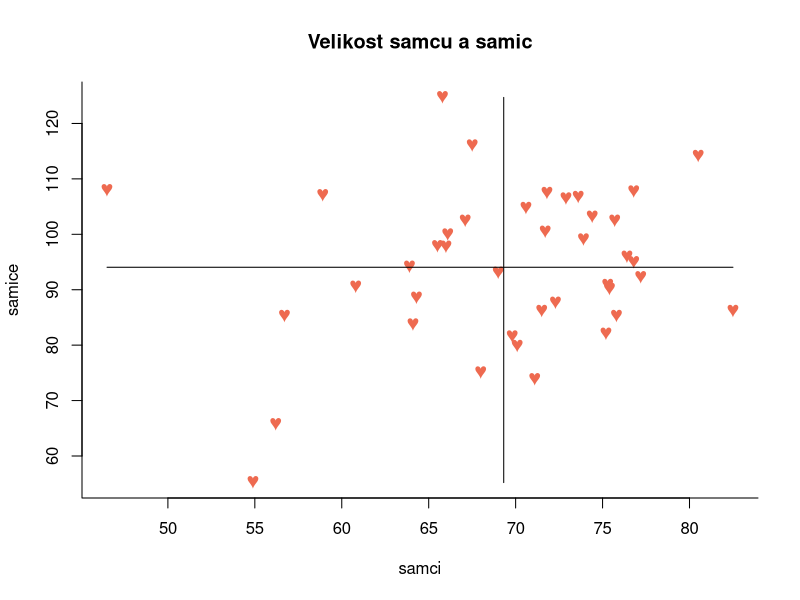

This figure's R source:
# KORELACE
#____________________________________________________________
set.seed(32)
# samci: n = 40, N(67mm, 10mm), s presnosti na 0.1mm
samci = round(rnorm(n = 40, mean = 67, sd = 10), 1)
# samice: n = 40, N(101mm, 17mm), s presnosti na 0.1mm
samice = round(rnorm(n = 40, mean = 101, sd = 17), 1)

# dochazi k asortativnimu parovani podle velikosti?
# (asortativni parovani = jsou zavisle)

# H0: k asortativnimu parovani nedochazi (parovani je nahodne, r=0)
# H1: k asortativnimu parovani dochazi (parovani je nenahodne, r!=0)

# graficke reseni
plot(samice~samci, col = "coral2", bty = "l", pch = "♥", 
     main = "Velikost samcu a samic" )
lines(x = rep(mean(samci), 2), y = c(min(samice), max(samice)))
lines(x = c(min(samci), max(samci)), y = rep(mean(samice), 2))

# bodovy odhad korelacniho koeficientu
# test predpokladu
# H0: rozdeleni velikosti samcu je normalni
# H1: rozdeleni velikosti samcu neni normalni
shapiro.test(samci) # p = 0.054 > 0.05 H0 nezamitame
shapiro.test(samice) # p = 0.78 > 0.05 H0 nezamitame

# predpoklady pearsonova testu byly splneny
# (pearsonuv test je silnejsi nez spearmanuv)
r = (sum((samci-mean(samci))*(samice-mean(samice)))/40)/
  (sqrt(sum((samci-mean(samci))**2)/40)*sqrt(sum((samice-mean(samice))**2)/40))

r = cor(samci, samice)

# test
tt = r/sqrt(1-r**2)*sqrt(38)
2*(1-pt(q = tt, df = 38))
# = 0.24 > 0.05, H0 se nezamita

# 95% oboustranny intervalovy odhad pomoci fisherovy Z transformace
z = atanh(r) # fisherova z transformace
z1 = z - qnorm(p = 0.975)/sqrt(38) #leva
z2 = z + qnorm(p = 0.975)/sqrt(38) #prava
tanh(z1) # leva strana
tanh(z2) # prava strana
# interval (-0.13, 0.47)

cor.test(samci, samice) # spocita vse, 
# oboustranna p-value je dvojnasobek jednostranne

#___________________________________________________________________
# Spearmanuv test
cor(rank(samci), rank(samice))
cor.test(samci, samice, method = "spearman")
